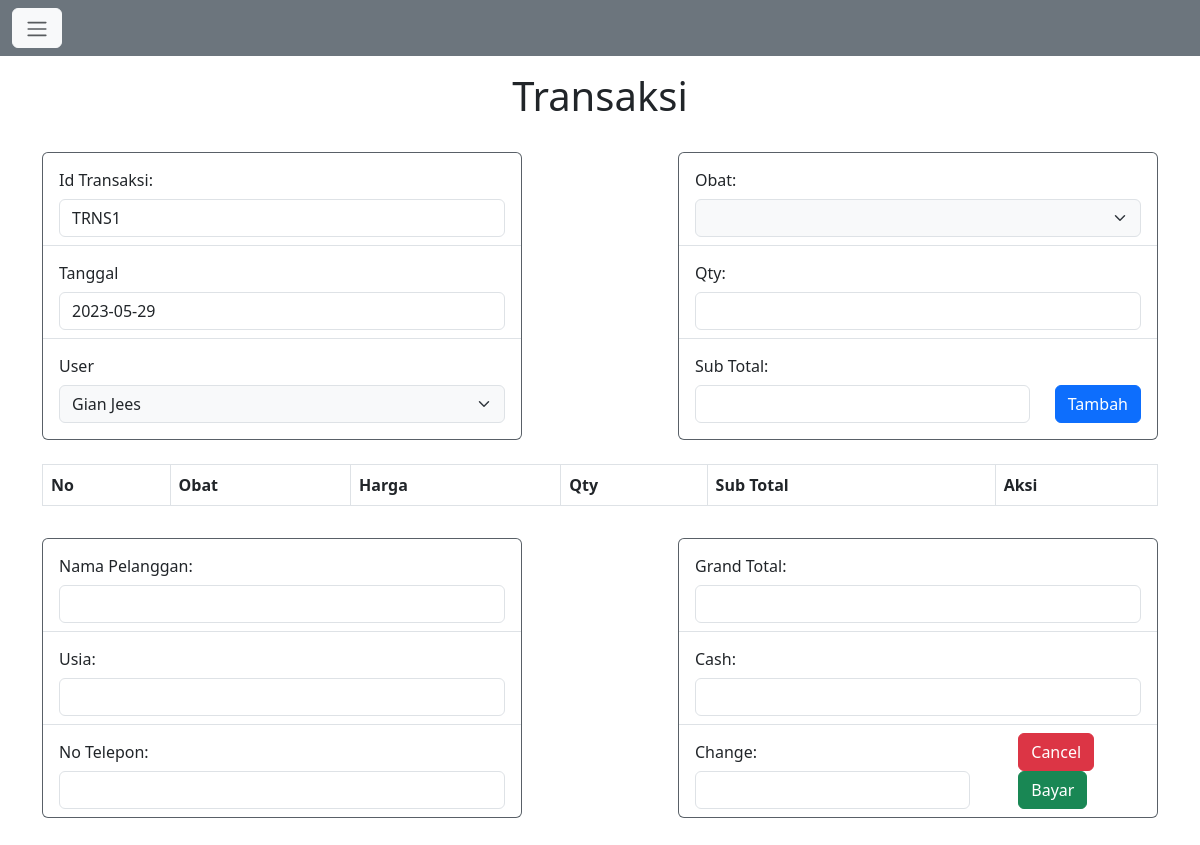
The page /transaksi.php (signed in) on the database as committed earlier.
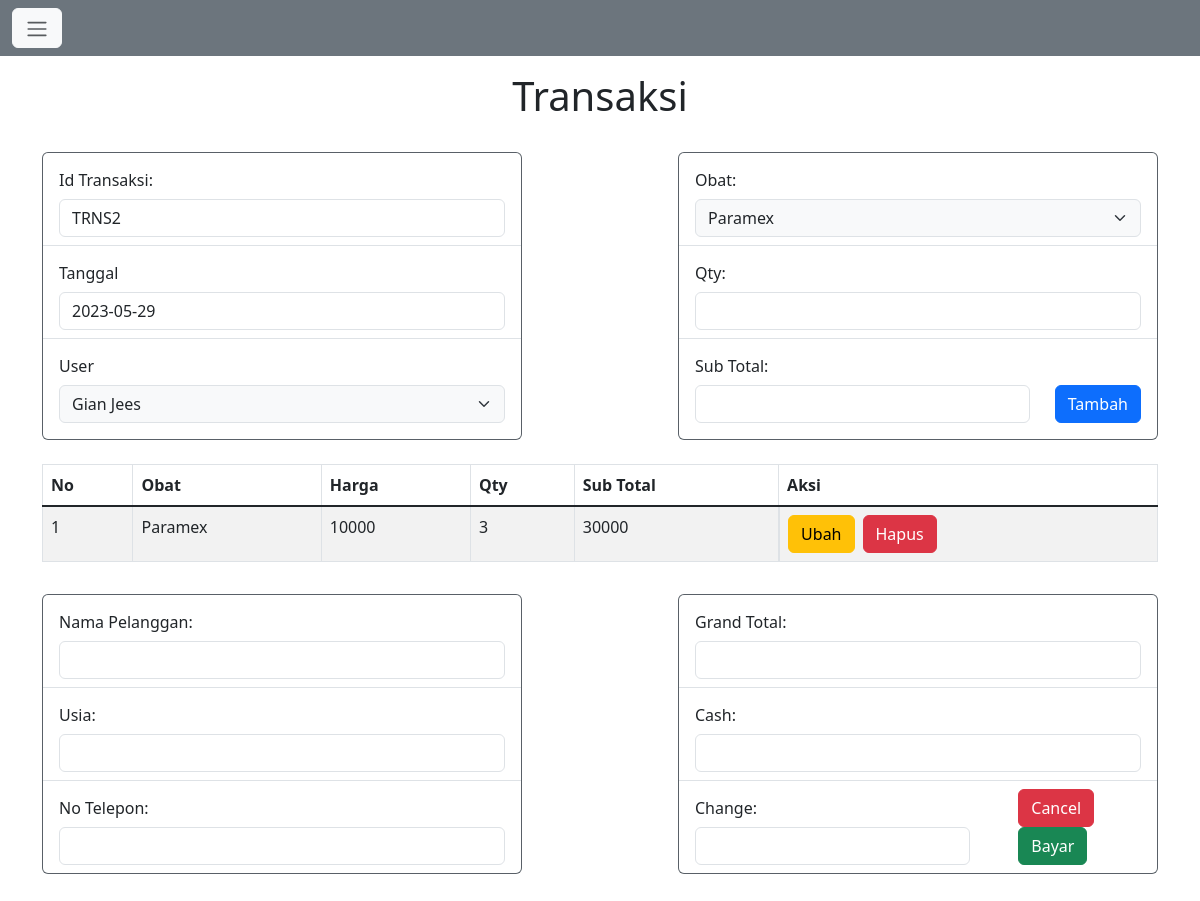
The same page on the database as committed later.
### tables this page shows
CREATE TABLE `tb_transaksi` (
  `id_transaksi` varchar(50) NOT NULL,
  `tgl_transaksi` date NOT NULL,
  `id_user` varchar(50) NOT NULL,
  `grand_total` double NOT NULL,
  `nama_plngn` varchar(50) NOT NULL,
  `usia` int(3) NOT NULL,
  `no_tlp` varchar(15) NOT NULL
);

CREATE TABLE `tb_detail_transaksi` (
  `id_detail` varchar(50) NOT NULL,
  `id_transaksi` varchar(50) NOT NULL,
  `id_obat` varchar(50) NOT NULL,
  `qty` int(11) NOT NULL,
  `sub_total` double NOT NULL
);

CREATE TABLE `tb_obat` (
  `id_obat` varchar(50) NOT NULL,
  `nama_obat` varchar(50) NOT NULL,
  `id_jenis` varchar(50) NOT NULL,
  `id_kategori` varchar(50) NOT NULL,
  `id_rak` varchar(50) NOT NULL,
  `stock_obat` int(11) NOT NULL,
  `harga` int(11) NOT NULL,
  `status_obat` enum('tersedia','kosong') NOT NULL
);

### transaksi.php (the view, shortened to what the changed rows need)
<?php
include 'config.php';
$sql2 = mysqli_query($conn, "SELECT id_transaksi FROM tb_transaksi ORDER BY id_transaksi  DESC LIMIT 1");
$row2 = mysqli_fetch_assoc($sql2);
if ($row2) {
    $lastId = $row2['id_transaksi'];
    $lastNumber = substr($lastId, 4);
    $newNumber = intval($lastNumber) + 1;
    $newId = "TRNS" . $newNumber;
} else {
    $newId = "TRNS1";
}
?>
<!doctype html>
<html lang="en">
<head>
    <link href="https://cdn.jsdelivr.net/npm/bootstrap@5.3.0-alpha3/dist/css/bootstrap.min.css" rel="stylesheet">
    <link rel="stylesheet" href="https://cdn.datatables.net/1.13.4/css/jquery.dataTables.min.css">
</head>
<body>
    <h1 class="text-center mt-3 mb-3">Transaksi</h1>
    <div class="container">
        <form action="" method="post">
            <div class=" d-flex flex-col justify-content-between mb-4">
                <div class="card bg-secondary mt-3" style="width: 30rem;">
                    <ul class="list-group list-group-flush">
                        <li class="list-group-item">
                            <div>
                                <label for="id" class="col-form-label">Id Transaksi:</label>
                                <input type="text" class="form-control" name="id" id="id" value="<?php echo $newId ?>" readonly>
                            </div>
                        </li>
                    </ul>
                </div>
                <div class="card bg-secondary mt-3" style="width: 30rem;">
                    <ul class="list-group list-group-flush">
                        <li class="list-group-item">
                            <div>
                                <label for="obat" class="col-form-label">Obat:</label>
                                <select name="obat" id="obat" class="form-select bg-body-tertiary rounded" onchange="calculateSubtotal()">
                                    <?php
                                    include 'config.php';
                                    $query = mysqli_query($conn, "SELECT * FROM tb_obat");
                                    while ($row = mysqli_fetch_assoc($query)) {
                                        $id = $row['id_obat'];
                                        $harga = $row['harga'];
                                        $nama_obat = $row['nama_obat'];
                                        echo '<option value="' . $id . '" data-harga="' . $harga . '">' . $nama_obat . '</option>';
                                    }
                                    ?>
                                </select>
                            </div>
                        </li>
                    </ul>
                </div>
            </div>
            <table class="table table-striped table-bordered mt-4" id="tbl_detail">
                <thead>
                    <tr>
                        <th>No</th>
                        <th>Obat</th>
                        <th>Harga</th>
                        <th>Qty</th>
                        <th>Sub Total</th>
                        <th>Aksi</th>
                    </tr>
                </thead>
                <tbody class="table-group-divider">
                    <?php
                    include 'config.php';
                    $query = mysqli_query($conn, "SELECT * FROM tb_detail_transaksi JOIN tb_obat ON tb_obat.id_obat = tb_detail_transaksi.id_obat JOIN tb_transaksi ON tb_transaksi.id_transaksi = tb_detail_transaksi.id_transaksi");
                    while ($data = mysqli_fetch_array($query)) {
                    ?>
                        <tr>
                            <td> <?php echo $data['id_detail']; ?> </td>
                            <td> <?php echo $data['nama_obat']; ?> </td>
                            <td> <?php echo $data['harga']; ?> </td>
                            <td> <?php echo $data['qty']; ?> </td>
                            <td> <?php echo $data['sub_total']; ?> </td>
                            <td class="d-flex"> <button type="button" class="btn btn-warning me-2" data-bs-toggle="modal" data-bs-target="#modalUbah<?php echo $data['id_detail']; ?>">
                                    Ubah
                                </button>
                                <button type="button" class="btn btn-danger" data-bs-toggle="modal" data-bs-target="#modalHapus<?php echo $data['id_detail']; ?>">
                                    Hapus
                                </button>
                            </td>
                        </tr>
                    <?php
                    }
                    ?>
                </tbody>
            </table>
        </form>
    </div>
</body>
</html>

Rows that differ between the two databases and show on the page:
added tb_transaksi: id "TRNS2"
added tb_detail_transaksi: id_detail "1", id_obat.nama_obat "Paramex", id_obat.harga "10000", qty "3", sub_total "30000"
Other text that changed with them:
form field obat: (not shown) → "Paramex"
form field id: "TRNS1" → (not shown)
